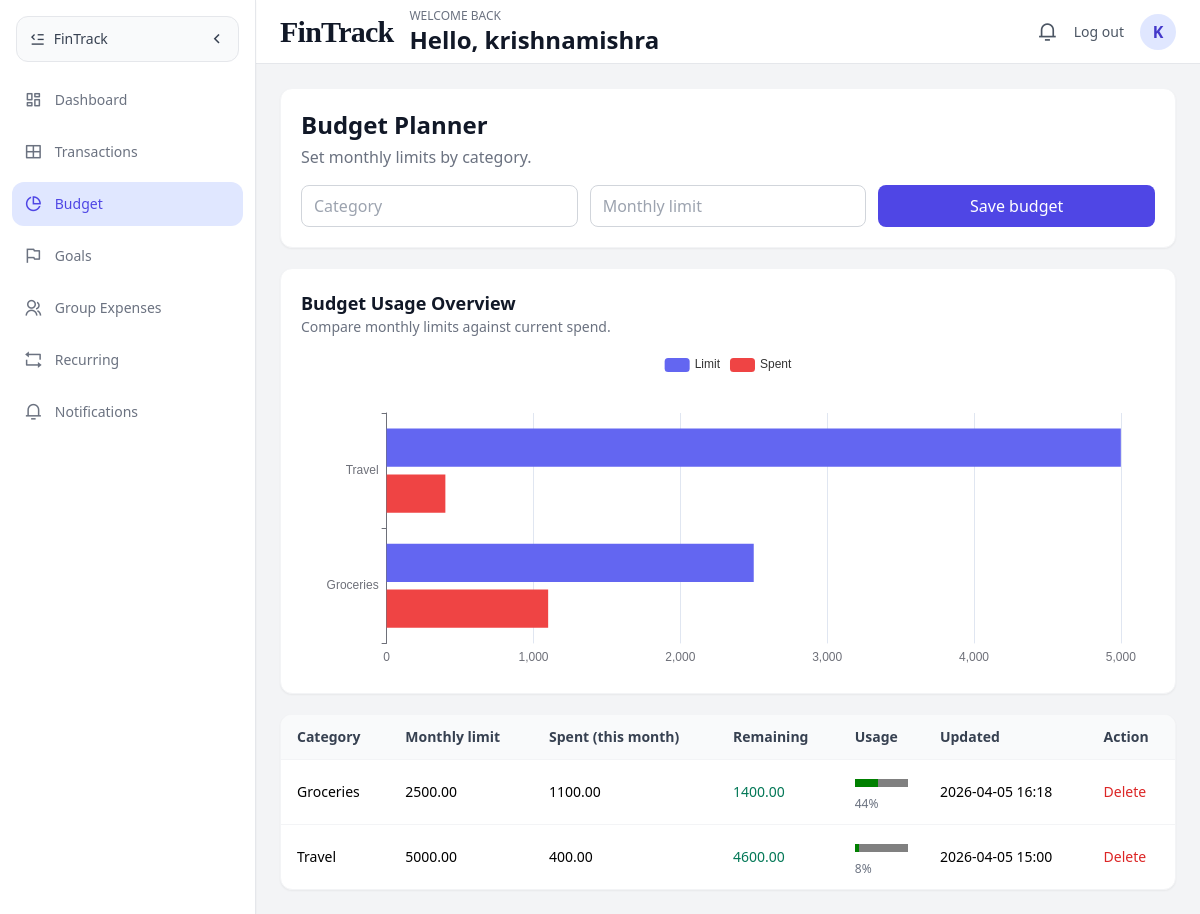
/budget/ (signed in), run on the app's committed database.
### users/models.py (models this page shows, shortened)
class User(AbstractUser):
    id = models.UUIDField(primary_key=True, default=uuid.uuid4, editable=False)
    email = models.EmailField(unique=True)
    phone_no = models.CharField(max_length=15, blank=True, null=True)
    is_premium = models.BooleanField(default=False)
    ROLE_CHOICES = (
        ('admin', 'Admin'),
        ('user', 'User'),
    )
    role = models.CharField(max_length=10, choices=ROLE_CHOICES, default='user')
    USERNAME_FIELD = 'email'
    REQUIRED_FIELDS = ['username']

### transactions/models.py (models this page shows)
class Budget(models.Model):
    user = models.ForeignKey(User, on_delete=models.CASCADE)
    category = models.CharField(max_length=255)
    monthly_limit = models.DecimalField(max_digits=10, decimal_places=2)
    created_at = models.DateTimeField(auto_now_add=True)

### backend/views.py (the view, shortened to what this page needs)
# urls.py: path('budget/', public_views.budget_page, name='budget_page'),
@login_required
def budget_page(request):
    budgets = Budget.objects.filter(user=request.user).order_by("category")
    today = date.today()
    monthly_spend_qs = (
        Transaction.objects.filter(
            user=request.user,
            category_type__iexact="expense",
            date__year=today.year,
            date__month=today.month,
        )
        .values("category__name")
        .annotate(total=Sum("amount"))
    )
    spend_map = {row["category__name"]: row["total"] or Decimal("0") for row in monthly_spend_qs}
    budget_rows = []
    for budget in budgets:
        spent = spend_map.get(budget.category, Decimal("0"))
        remaining = budget.monthly_limit - spent
        usage_percent = 0
        if budget.monthly_limit > 0:
            usage_percent = min(100, max(0, int((spent / budget.monthly_limit) * 100)))
        budget_rows.append(
            {
                "id": budget.id,
                "category": budget.category,
                "monthly_limit": budget.monthly_limit,
                "created_at": budget.created_at,
                "spent": spent,
                "remaining": remaining,
                "usage_percent": usage_percent,
            }
        )
    budget_labels = [row["category"] for row in budget_rows]
    budget_limits = [float(row["monthly_limit"] or 0) for row in budget_rows]
    budget_spent = [float(row["spent"] or 0) for row in budget_rows]
    return render(
        request,
        "public/budget.html",
        _build_context(request.user, {
            "active_page": "budget",
            "budgets": budget_rows,
            "budget_labels_json": json.dumps(budget_labels),
            "budget_limits_json": json.dumps(budget_limits),
            "budget_spent_json": json.dumps(budget_spent),
        }),
    )

### backend/views.py (called while the page is built)
def _common_context(user):
    unread_alerts_count = alerts.objects.filter(user=user, is_read=False).count()
    recent_alerts = alerts.objects.filter(user=user).order_by("-created_at")[:5]
    return {
        "unread_alerts_count": unread_alerts_count,
        "recent_alerts": recent_alerts,
    }

def _build_context(user, page_context):
    context = _common_context(user)
    context.update(page_context)
    return context

### frontend/templates/public/budget.html (shortened to what this page needs)
{% extends "public/app_layout.html" %}
{% block content %}
<div class="space-y-5">
    <div class="bg-white rounded-xl p-5 shadow-sm border border-gray-100">
        <h2 class="text-2xl font-semibold text-gray-900">Budget Planner</h2>
        <p class="text-gray-500 mt-1">Set monthly limits by category.</p>
        <form method="post" class="grid md:grid-cols-3 gap-3 mt-4">
            <input name="category" type="text" placeholder="Category" required class="border border-gray-300 rounded-lg px-3 py-2">
            <input name="monthly_limit" type="number" step="0.01" placeholder="Monthly limit" required class="border border-gray-300 rounded-lg px-3 py-2">
            <button type="submit" class="bg-indigo-600 text-white rounded-lg px-4 py-2">Save budget</button>
        </form>
    </div>
    <div class="bg-white rounded-xl p-5 shadow-sm border border-gray-100">
        <div class="flex items-center justify-between gap-3 mb-4">
            <div>
                <h3 class="text-lg font-semibold text-gray-900">Budget Usage Overview</h3>
                <p class="text-sm text-gray-500">Compare monthly limits against current spend.</p>
            </div>
        </div>
        <div id="budgetChart" class="h-80"></div>
    </div>
    <div class="bg-white rounded-xl shadow-sm border border-gray-100 overflow-hidden">
        <table class="w-full text-sm">
            <thead class="bg-gray-50 text-gray-700">
                <tr>
                    <th class="text-left px-4 py-3">Category</th>
                    <th class="text-left px-4 py-3">Monthly limit</th>
                    <th class="text-left px-4 py-3">Spent (this month)</th>
                    <th class="text-left px-4 py-3">Remaining</th>
                    <th class="text-left px-4 py-3">Usage</th>
                    <th class="text-left px-4 py-3">Updated</th>
                    <th class="text-left px-4 py-3">Action</th>
                </tr>
            </thead>
            <tbody>
                {% for b in budgets %}
                    <tr class="border-t border-gray-100">
                        <td class="px-4 py-3">{{ b.category }}</td>
                        <td class="px-4 py-3">{{ b.monthly_limit }}</td>
                        <td class="px-4 py-3">{{ b.spent|floatformat:2 }}</td>
                        <td class="px-4 py-3 {% if b.remaining < 0 %}text-red-600{% else %}text-green-700{% endif %}">
                            {{ b.remaining|floatformat:2 }}
                        </td>
                        <td class="px-4 py-3 min-w-44">
                            <progress value="{{ b.usage_percent }}" max="100" class="w-full h-2"></progress>
                            <p class="text-xs text-gray-500 mt-1">{{ b.usage_percent }}%</p>
                        </td>
                        <td class="px-4 py-3">{{ b.created_at|date:'Y-m-d H:i' }}</td>
                        <td class="px-4 py-3">
                            <form method="post" onsubmit="return confirm('Delete this budget?');">
                                <button type="submit" class="text-red-600 hover:text-red-700">Delete</button>
                            </form>
                        </td>
                    </tr>
                {% empty %}
                    <tr>
                        <td colspan="8" class="px-4 py-8 text-center text-gray-500">No budget categories yet.</td>
                    </tr>
                {% endfor %}
            </tbody>
        </table>
    </div>
</div>
{% endblock %}
{% block extra_scripts %}
<script>
    (function () {
        const labels = JSON.parse('{{ budget_labels_json|default:"[]"|escapejs }}');
        const limits = JSON.parse('{{ budget_limits_json|default:"[]"|escapejs }}');
        const spent = JSON.parse('{{ budget_spent_json|default:"[]"|escapejs }}');
        const chartElement = document.getElementById('budgetChart');
        if (!chartElement) {
            return;
        }
        const chart = echarts.init(chartElement);
        const hasData = labels.length > 0;
        chart.setOption({
            tooltip: { trigger: 'axis', axisPointer: { type: 'shadow' } },
            legend: { data: ['Limit', 'Spent'] },
            grid: { left: '3%', right: '4%', bottom: '3%', containLabel: true },
            xAxis: { type: 'value' },
            yAxis: { type: 'category', data: hasData ? labels : ['No budgets yet'] },
            series: [
                {
                    name: 'Limit',
                    type: 'bar',
                    data: hasData ? limits : [0],
                    itemStyle: { color: '#6366f1' }
                },
                {
                    name: 'Spent',
                    type: 'bar',
                    data: hasData ? spent : [0],
                    itemStyle: { color: '#ef4444' }
                }
            ]
        });
        window.addEventListener('resize', function () {
            chart.resize();
        });
    })();
</script>
{% endblock %}

### frontend/templates/public/app_layout.html (shortened to what this page needs)
<!DOCTYPE html>
<html lang="en">
<head>
    <link href="https://cdn.jsdelivr.net/npm/tailwindcss@2.2.19/dist/tailwind.min.css" rel="stylesheet">
    <link href="https://cdn.jsdelivr.net/npm/remixicon@4.5.0/fonts/remixicon.css" rel="stylesheet">
</head>
<body class="bg-gray-100 min-h-screen">
    <div class="min-h-screen flex">
        <aside class="app-sidebar bg-white border-r border-gray-200 fixed inset-y-0 left-0 z-30 shadow-sm">
            <div class="h-full flex flex-col py-4">
                <div class="px-4 mb-4">
                    <button id="sidebarToggle" type="button" class="w-full flex items-center justify-between rounded-xl border border-gray-200 bg-gray-50 px-3 py-2 text-sm font-medium text-gray-700 hover:bg-gray-100">
                        <span class="sidebar-label flex items-center gap-2">
                            <i class="ri-menu-fold-line text-base"></i>
                            <span>FinTrack</span>
                        </span>
                        <i class="sidebar-toggle-icon ri-arrow-left-s-line text-lg transition-transform"></i>
                    </button>
                </div>
                <div class="flex-1 px-3 space-y-2 overflow-y-auto">
                <a href="/dashboard/" title="Dashboard" class="sidebar-link flex items-center gap-3 rounded-xl px-3 py-2 {% if active_page == 'dashboard' %}bg-indigo-100 text-indigo-600{% else %}text-gray-500 hover:bg-gray-100{% endif %}">
                    <i class="ri-dashboard-line text-lg"></i>
                    <span class="sidebar-label text-sm font-medium">Dashboard</span>
                </a>
                <a href="/transaction/" title="Transactions" class="sidebar-link flex items-center gap-3 rounded-xl px-3 py-2 {% if active_page == 'transactions' %}bg-indigo-100 text-indigo-600{% else %}text-gray-500 hover:bg-gray-100{% endif %}">
                    <i class="ri-layout-grid-line text-lg"></i>
                    <span class="sidebar-label text-sm font-medium">Transactions</span>
                </a>
                <a href="/budget/" title="Budget" class="sidebar-link flex items-center gap-3 rounded-xl px-3 py-2 {% if active_page == 'budget' %}bg-indigo-100 text-indigo-600{% else %}text-gray-500 hover:bg-gray-100{% endif %}">
                    <i class="ri-pie-chart-line text-lg"></i>
                    <span class="sidebar-label text-sm font-medium">Budget</span>
                </a>
                <a href="/goals/" title="Goals" class="sidebar-link flex items-center gap-3 rounded-xl px-3 py-2 {% if active_page == 'goals' %}bg-indigo-100 text-indigo-600{% else %}text-gray-500 hover:bg-gray-100{% endif %}">
                    <i class="ri-flag-line text-lg"></i>
                    <span class="sidebar-label text-sm font-medium">Goals</span>
                </a>
                <a href="/group-expenses/" title="Group Expenses" class="sidebar-link flex items-center gap-3 rounded-xl px-3 py-2 {% if active_page == 'group_expenses' %}bg-indigo-100 text-indigo-600{% else %}text-gray-500 hover:bg-gray-100{% endif %}">
                    <i class="ri-group-line text-lg"></i>
                    <span class="sidebar-label text-sm font-medium">Group Expenses</span>
                </a>
                <a href="/recurring/" title="Recurring" class="sidebar-link flex items-center gap-3 rounded-xl px-3 py-2 {% if active_page == 'recurring' %}bg-indigo-100 text-indigo-600{% else %}text-gray-500 hover:bg-gray-100{% endif %}">
                    <i class="ri-repeat-line text-lg"></i>
                    <span class="sidebar-label text-sm font-medium">Recurring</span>
                </a>
                <a href="/notifications/" title="Notifications" class="sidebar-link relative flex items-center gap-3 rounded-xl px-3 py-2 {% if active_page == 'notifications' %}bg-indigo-100 text-indigo-600{% else %}text-gray-500 hover:bg-gray-100{% endif %}">
                    <span class="relative inline-flex items-center justify-center">
                        <i class="ri-notification-3-line text-lg"></i>
                    </span>
                    <span class="sidebar-label text-sm font-medium">Notifications</span>
                </a>
                </div>
            </div>
        </aside>
        <div class="app-main flex-1">
            <header class="h-16 bg-white border-b border-gray-200 px-6 flex items-center justify-between">
                <div class="flex items-center gap-4">
                    <h1 class="text-3xl font-bold tracking-tight text-gray-900" style="font-family: Georgia, serif;">FinTrack</h1>
                    <div class="flex flex-col leading-tight">
                        <p class="text-xs uppercase tracking-[0.25em] text-gray-500">Welcome back</p>
                        <p class="text-2xl font-semibold text-gray-900">Hello, {{ request.user.username|default:request.user.first_name|default:request.user.email }}</p>
                    </div>
                </div>
                <div class="flex items-center gap-4">
                    <div class="relative group">
                        <a href="/notifications/" class="relative text-gray-600 hover:text-gray-900">
                            <i class="ri-notification-3-line text-xl"></i>
                        </a>
                    </div>
                    <a href="/logout/" class="text-sm text-gray-600 hover:text-gray-900">Log out</a>
                    <div class="w-9 h-9 rounded-full bg-indigo-100 text-indigo-700 flex items-center justify-center font-semibold">
                        {{ request.user.username|default:request.user.email|first|upper }}
                    </div>
                </div>
            </header>
            <main class="p-6">
                {% block content %}{% endblock %}
            </main>
        </div>
    </div>
    {% block extra_scripts %}{% endblock %}
</body>
</html>

### frontend/templates/public/app_layout.html (style rules this page uses)
.app-sidebar { width: 16rem; transition: width 0.25s ease; }
.app-main { margin-left: 16rem; transition: margin-left 0.25s ease; }
.sidebar-label { transition: opacity 0.2s ease, transform 0.2s ease, max-width 0.25s ease; }

### data on the page
User: user.username "krishnamishra", user.username|first "K"
Budget: category "Groceries", monthly_limit "2500.00", created_at "2026-04-05 16:18"
Budget: category "Travel", monthly_limit "5000.00", created_at "2026-04-05 15:00"

### other printed values
{{ b.spent|floatformat:2 }} "1100.00" "400.00"
{{ b.remaining|floatformat:2 }} "1400.00" "4600.00"
{{ b.usage_percent }} "44" "8"
chart data {{ budget_limits_json|default:"[]"|escapejs }} [2500.0, 5000.0]
chart data {{ budget_spent_json|default:"[]"|escapejs }} [1100.0, 400.0]
